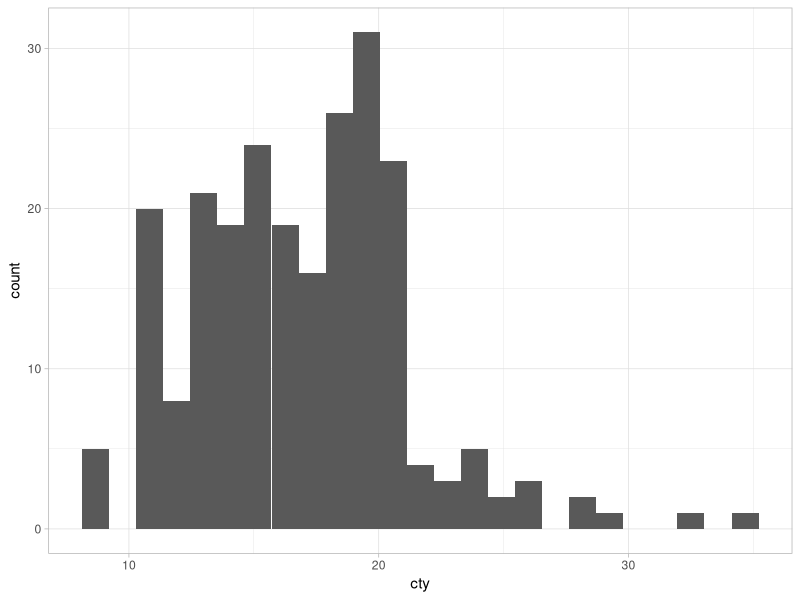
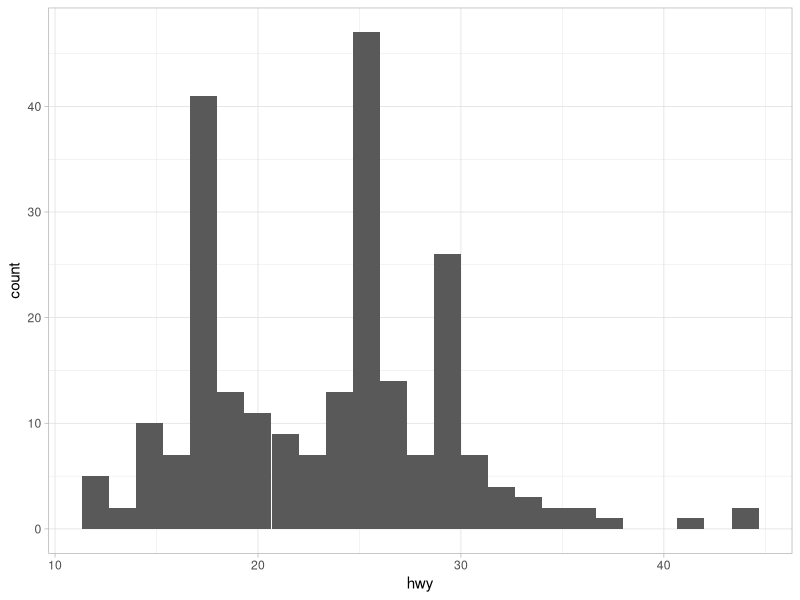

The R script that drew these images, in order: (Note: this script raises an error after producing the figures.)
## ---- chunk 1
knitr::opts_chunk$set(
	echo = TRUE,
	message = FALSE,
	warning = FALSE,
	comment = NA
)
## ---- chunk 2
#libraries
library(tidyverse)
library(patchwork)
## ---- chunk 3
cap <- "caption"
## ---- chunk 4
cty.plot <- ggplot(mpg, aes(cty)) +
  geom_histogram(bins = 25) +
  theme_light()
cty.plot
## ---- chunk 5
hwy.plot <- ggplot(mpg, aes(hwy)) +
  geom_histogram(bins = 25) +
  theme_light()
hwy.plot
## ---- chunk 6
# some options for how you output things
# fig.retina=x 
# out.width=x%
# fig.width/fig.height/fig.asp
# you can also use ggsave here to manually define things within ggsave
# external image
# knitr::include_graphics(here::here("location/name of image.jpg"))
## ---- chunk 7
# one way
plot_grid(cty.plot, hwy.plot, labels = "AUTO", ncol = 1)
#another way using patchwork 
cty.plot + hwy.plot
## ---- chunk 8
# option to save a plot above 
displ.plot <- ggplot(mpg, aes(displ)) +
  geom_histogram(bins = 25) +
  theme_light()
displ.plot

# using ggsave 
